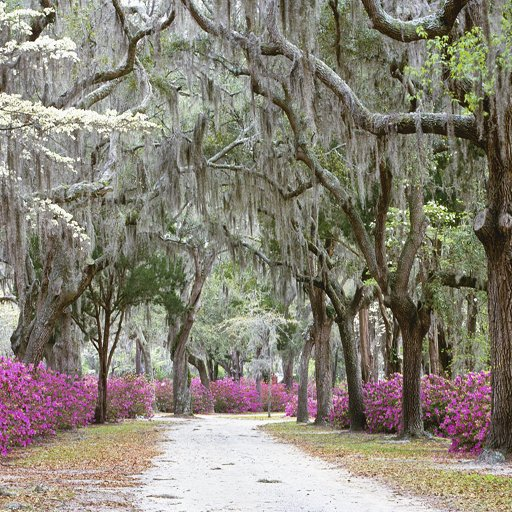
#> input picture Pictures/512x512.2.jpg, 512 x 512 px, found by its file name
$ python Interpolation_centroid.py
#> lines starting #> are read from the running program, lines starting #| are printed output that depends on the picture; long printed decimals are rounded
import numpy as np
import matplotlib.pyplot as plt
from skimage import io, color, img_as_float
from skimage.metrics import mean_squared_error, peak_signal_noise_ratio, structural_similarity
from scipy.interpolate import griddata

np.random.seed(42)

def load_image(filepath):
    img = io.imread(filepath)
    if img.ndim == 2:
        img = color.gray2rgb(img)
    return img_as_float(img)

from skimage.segmentation import slic

def sample_pixels(image, ratio=0.15):
    """Centroid sampling using SLIC segments"""
    h, w = image.shape[:2]
    mask = np.zeros((h, w), dtype=bool)

    segments = slic(image, n_segments=500, compactness=20, start_label=1)

    num_segments = np.max(segments)

    for i in range(1, num_segments + 1):
        coords = np.argwhere(segments == i)
        if len(coords) == 0:
            continue
        centroid = np.mean(coords, axis=0).astype(int)
        mask[centroid[0], centroid[1]] = True

    return mask

def reconstruct_interpolation(image, mask):
    """Interpolation-based reconstruction"""
    h, w, c = image.shape

    coords = np.indices((h, w)).reshape(2, -1).T
    sampled_coords = coords[mask.flatten()]
    missing_coords = coords[~mask.flatten()]

    reconstructed = image.copy()

    for ch in range(c):
        values = image[:, :, ch].flatten()
        sampled_values = values[mask.flatten()]

        interpolated = griddata(
            sampled_coords,
            sampled_values,
            missing_coords,
            method='linear',
            fill_value=0
        )

        reconstructed[:, :, ch].flat[~mask.flatten()] = interpolated

    return np.clip(reconstructed, 0, 1)

def evaluate_reconstruction(original, reconstructed):
    mse_val = mean_squared_error(original, reconstructed)
    psnr_val = peak_signal_noise_ratio(original, reconstructed, data_range=1.0)
    ssim_val = structural_similarity(original, reconstructed, data_range=1.0, channel_axis=2)
    return mse_val, psnr_val, ssim_val

def run_pipeline(image_path, ratio=0.15):
#> called with ratio = 0.15
    img = load_image(image_path)
#> in load_image, img is the input picture: shape (512, 512, 3); mean R, G, B 137, 131.6, 118.8
    h, w = img.shape[:2]
#> h = 512; w = 512

    mask = sample_pixels(img, ratio)
#> in sample_pixels, `segments = slic(image, n_segments=500, compactness=20, start_label=1)`:
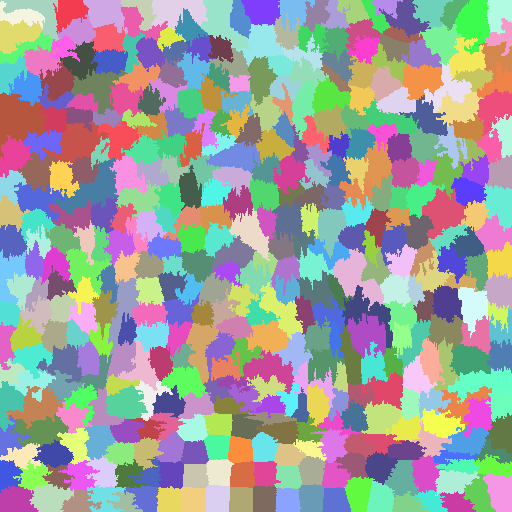
#> segments: shape (512, 512) int64; 420 distinct labels, from 1 to 420; one colour per label, 0 black
#> in sample_pixels, `num_segments = np.max(segments)`: num_segments = 420
#> the loop in sample_pixels, `for i in range(1, num_segments + 1):` made 420 passes
#> centroid on passes 1 to 3: [12, 37], [12, 69], [13, 105]
#> after the loop in sample_pixels, `for i in range(1, num_segments + 1):`:
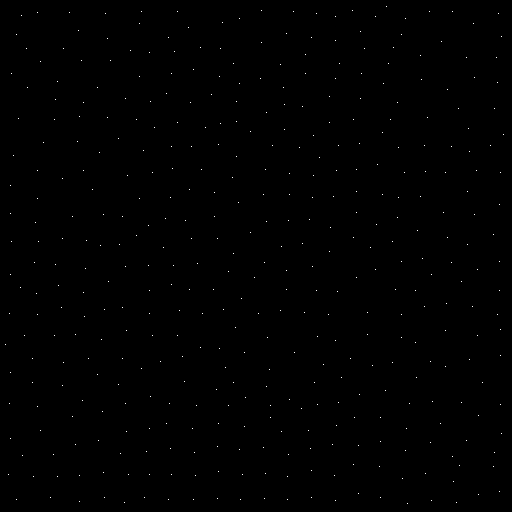
#> mask: shape (512, 512) bool; 0.16% white in thin lines or dots
    actual_ratio = np.sum(mask) / (h * w)
#> actual_ratio = 0.0016

    sampled_img = np.zeros_like(img)
    mask_3d = np.repeat(mask[:, :, np.newaxis], 3, axis=2)
#> mask_3d: shape (512, 512, 3) bool; 0.16% white in thin lines or dots
    sampled_img[mask_3d] = img[mask_3d]

    reconstructed = reconstruct_interpolation(img, mask)
#> in reconstruct_interpolation, `sampled_coords = coords[mask.flatten()]`: sampled_coords = 420 pairs, first value 6 to 503, second value 5 to 503
#> in reconstruct_interpolation, `missing_coords = coords[~mask.flatten()]`: missing_coords = 261724 pairs, first value 0 to 511, second value 0 to 511
#> in reconstruct_interpolation, `return np.clip(reconstructed, 0, 1)`:
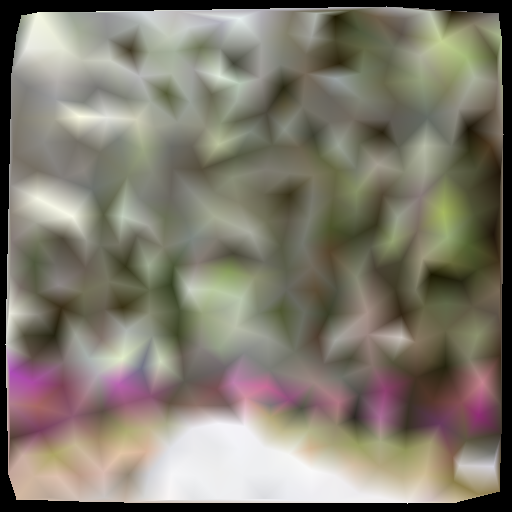
#> returned value: shape (512, 512, 3) float64; mean of channels 0, 1, 2 0.502, 0.481, 0.431; drawn as R, G, B
    mse_val, psnr_val, ssim_val = evaluate_reconstruction(img, reconstructed)
#> in evaluate_reconstruction, `mse_val = mean_squared_error(original, reconstructed)`: mse_val = 0.0542
#> in evaluate_reconstruction, `psnr_val = peak_signal_noise_ratio(original, reconstructed, data_range..`: psnr_val = 12.66
#> in evaluate_reconstruction, `ssim_val = structural_similarity(original, reconstructed, data_range=1..`: ssim_val = 0.121
#> mse_val = 0.0542; psnr_val = 12.66; ssim_val = 0.121

    print("=== INTERPOLATION METHOD ===")
    print(f"Sampling: {actual_ratio*100:.2f}%")
#| Sampling: 0.16%
    print(f"MSE:  {mse_val:.6f}")
#| MSE:  0.0542
    print(f"PSNR: {psnr_val:.2f} dB")
#| PSNR: 12.66 dB
    print(f"SSIM: {ssim_val:.4f}")
#| SSIM: 0.1211
    print("============================")

    plt.style.use('dark_background')
    fig, axes = plt.subplots(1, 3, figsize=(18, 6))

    axes[0].imshow(img)
    axes[0].set_title("Original")
    axes[0].axis('off')

    axes[1].imshow(sampled_img)
    axes[1].set_title(f"Sampled ({actual_ratio*100:.1f}%)")
    axes[1].axis('off')

    axes[2].imshow(reconstructed)
    axes[2].set_title(f"Reconstructed\nPSNR: {psnr_val:.2f} | SSIM: {ssim_val:.3f}")
    axes[2].axis('off')

    plt.tight_layout()
    plt.savefig('Pictures\\Results\\Method 1\\interpolation_centroid.png', dpi=300)
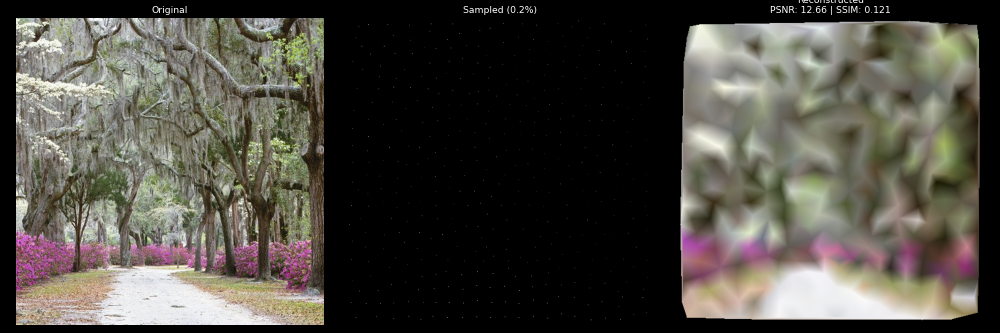
#> figure drawn by matplotlib, 3 panels
    plt.show()

if __name__ == '__main__':
    run_pipeline("C:\\Users\\anish\\Downloads\\Image_Reconstruction\\Pictures\\512x512.2.jpg", ratio=0.15)

$ run again, with Pictures/512x512.jpg copied over Pictures/512x512.2.jpg
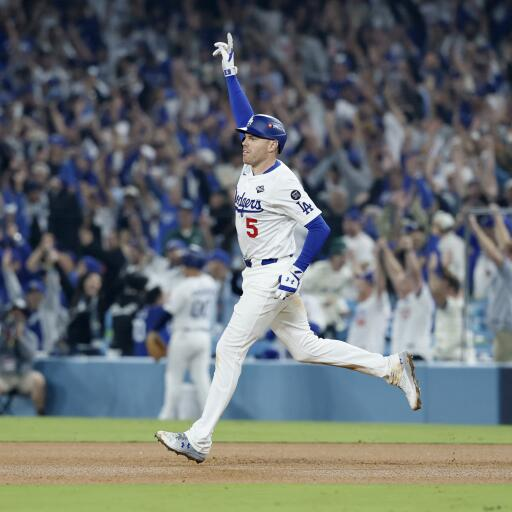
#> input picture Pictures/512x512.jpg, 512 x 512 px, found by its file name
#> in load_image, img is the input picture: shape (512, 512, 3); mean R, G, B 105.9, 112.4, 113.4
#> segments: shape (512, 512) int64; 461 distinct labels, from 1 to 461
#> num_segments = 461
#> the loop in sample_pixels, `for i in range(1, num_segments + 1):` made 461 passes
#> centroid on passes 1 to 3: [10, 10], [10, 35], [10, 61]
#> after the loop in sample_pixels, `for i in range(1, num_segments + 1):`:
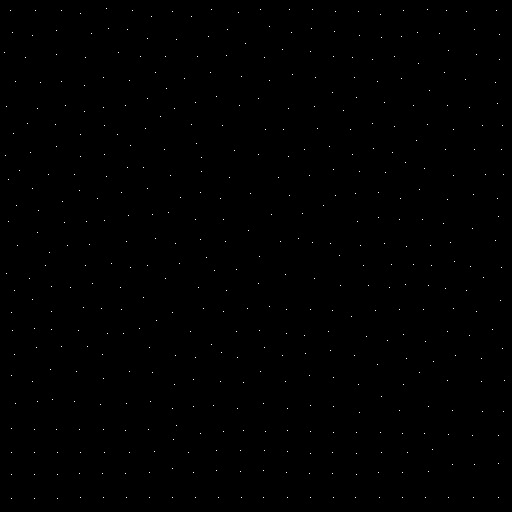
#> mask: shape (512, 512) bool; 0.18% white in thin lines or dots
#> actual_ratio = 0.00176
#> mask_3d: shape (512, 512, 3) bool; 0.18% white in thin lines or dots
#> sampled_coords = 461 pairs, first value 8 to 498, second value 4 to 504
#> missing_coords = 261683 pairs, first value 0 to 511, second value 0 to 511
#> in evaluate_reconstruction, `mse_val = mean_squared_error(original, reconstructed)`: mse_val = 0.0267
#> in evaluate_reconstruction, `psnr_val = peak_signal_noise_ratio(original, reconstructed, data_range..`: psnr_val = 15.73
#> in evaluate_reconstruction, `ssim_val = structural_similarity(original, reconstructed, data_range=1..`: ssim_val = 0.429
#> in run_pipeline, `mse_val, psnr_val, ssim_val = evaluate_reconstruction(img, reconstruct..`: mse_val = 0.0267; psnr_val = 15.73; ssim_val = 0.429
#| Sampling: 0.18%
#| MSE:  0.02673
#| PSNR: 15.73 dB
#| SSIM: 0.4295
#> in run_pipeline, `plt.savefig('Pictures\\Results\\Method 1\\interpolation_centroid.png',..`:
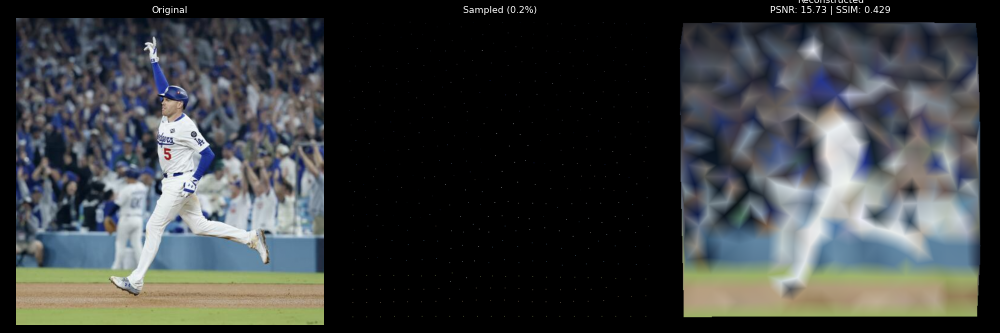
#> figure drawn by matplotlib, 3 panels

$ run again, with Pictures/sample_image.png saved as Pictures/512x512.2.jpg
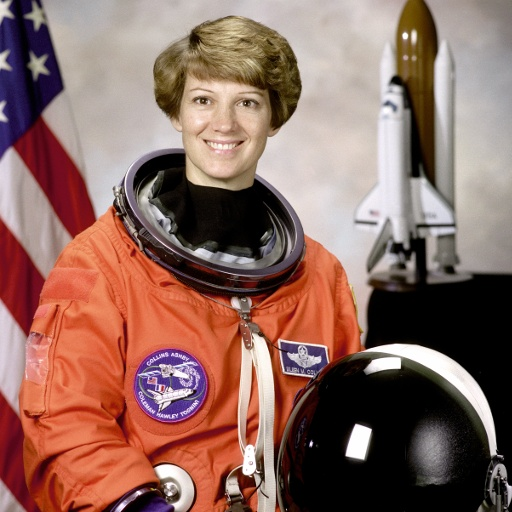
#> input picture Pictures/sample_image.png, 512 x 512 px, found by its file name
#> in load_image, img is the input picture: shape (512, 512, 3); mean R, G, B 141.5, 105.8, 96.5
#> segments: shape (512, 512) int64; 427 distinct labels, from 1 to 427
#> num_segments = 427
#> the loop in sample_pixels, `for i in range(1, num_segments + 1):` made 427 passes
#> centroid on passes 1 to 3: [23, 29], [11, 52], [10, 74]
#> after the loop in sample_pixels, `for i in range(1, num_segments + 1):`:
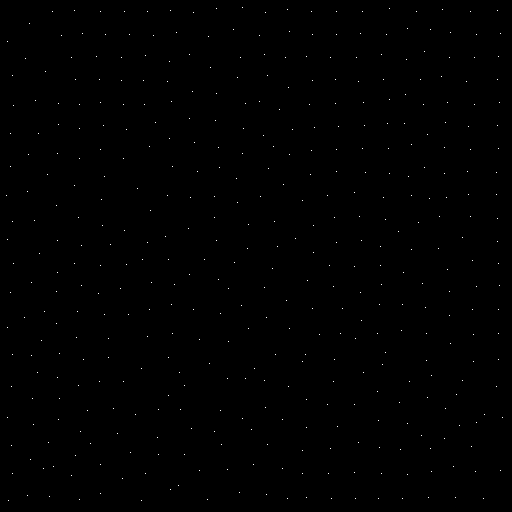
#> mask: shape (512, 512) bool; 0.16% white in thin lines or dots
#> actual_ratio = 0.00163
#> mask_3d: shape (512, 512, 3) bool; 0.16% white in thin lines or dots
#> sampled_coords = 427 pairs, first value 7 to 500, second value 6 to 502
#> missing_coords = 261717 pairs, first value 0 to 511, second value 0 to 511
#> in evaluate_reconstruction, `mse_val = mean_squared_error(original, reconstructed)`: mse_val = 0.0408
#> in evaluate_reconstruction, `psnr_val = peak_signal_noise_ratio(original, reconstructed, data_range..`: psnr_val = 13.89
#> in evaluate_reconstruction, `ssim_val = structural_similarity(original, reconstructed, data_range=1..`: ssim_val = 0.444
#> in run_pipeline, `mse_val, psnr_val, ssim_val = evaluate_reconstruction(img, reconstruct..`: mse_val = 0.0408; psnr_val = 13.89; ssim_val = 0.444
#| Sampling: 0.16%
#| MSE:  0.04084
#| PSNR: 13.89 dB
#| SSIM: 0.4437
#> in run_pipeline, `plt.savefig('Pictures\\Results\\Method 1\\interpolation_centroid.png',..`:
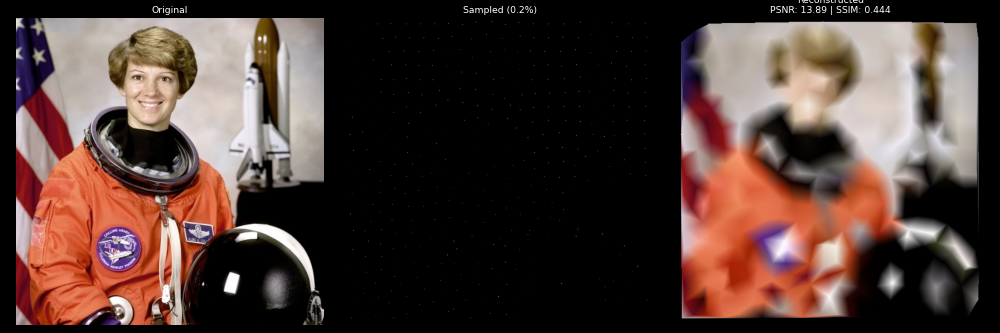
#> figure drawn by matplotlib, 3 panels
